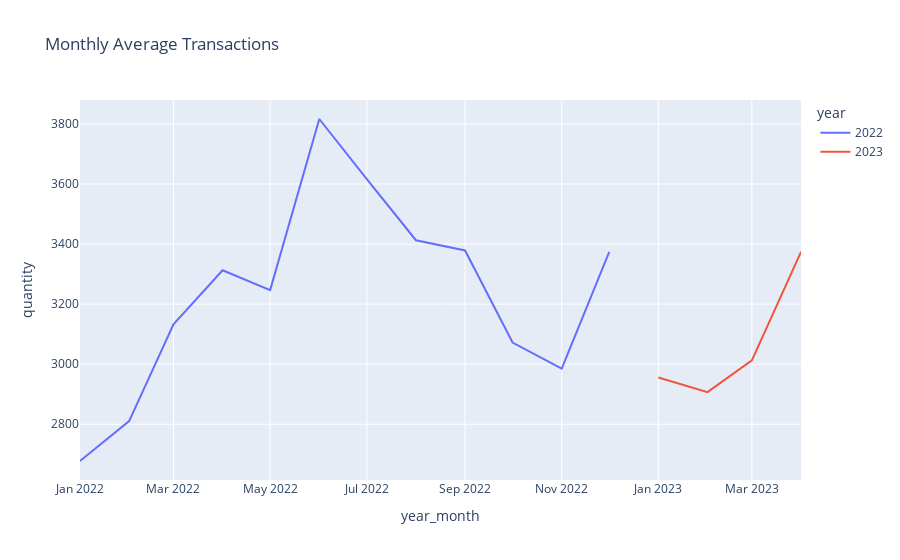

The cell this chart's notebook holds for it:
### Markdown cell above
### Monthly Average Transactions

### Code cell
group = explore.groupby(['year','year_month'])['quantity'].mean().reset_index()
fig = px.line(group, x='year_month', y='quantity', color='year',title='Monthly Average Transactions')

fig.show()

### Figure 1 — Plotly figure (JSON) as saved in the notebook; plotly's stock layout.template omitted (floating-point values rounded to 4 significant figures)
{"data": [{"hovertemplate": "year=2022<br>year_month=%{x}<br>quantity=%{y}<extra></extra>", "legendgroup": "2022", "line": {"color": "#636efa", "dash": "solid"}, "marker": {"symbol": "circle"}, "mode": "lines", "name": "2022", "orientation": "v", "showlegend": true, "type": "scatter", "x": ["2022-01", "2022-02", "2022-03", "2022-04", "2022-05", "2022-06", "2022-07", "2022-08", "2022-09", "2022-10", "2022-11", "2022-12"], "xaxis": "x", "y": [2678.0, 2810.0, 3133.0, 3313.0, 3247.0, 3816.0, 3616.0, 3413.0, 3379.0, 3072.0, 2985.0, 3374.0], "yaxis": "y"}, {"hovertemplate": "year=2023<br>year_month=%{x}<br>quantity=%{y}<extra></extra>", "legendgroup": "2023", "line": {"color": "#EF553B", "dash": "solid"}, "marker": {"symbol": "circle"}, "mode": "lines", "name": "2023", "orientation": "v", "showlegend": true, "type": "scatter", "x": ["2023-01", "2023-02", "2023-03", "2023-04"], "xaxis": "x", "y": [2955.0, 2907.0, 3013.0, 3374.0], "yaxis": "y"}], "layout": {"legend": {"title": {"text": "year"}, "tracegroupgap": 0}, "title": {"text": "Monthly Average Transactions"}, "xaxis": {"anchor": "y", "domain": [0, 1], "title": {"text": "year_month"}}, "yaxis": {"anchor": "x", "domain": [0, 1], "title": {"text": "quantity"}}}}
